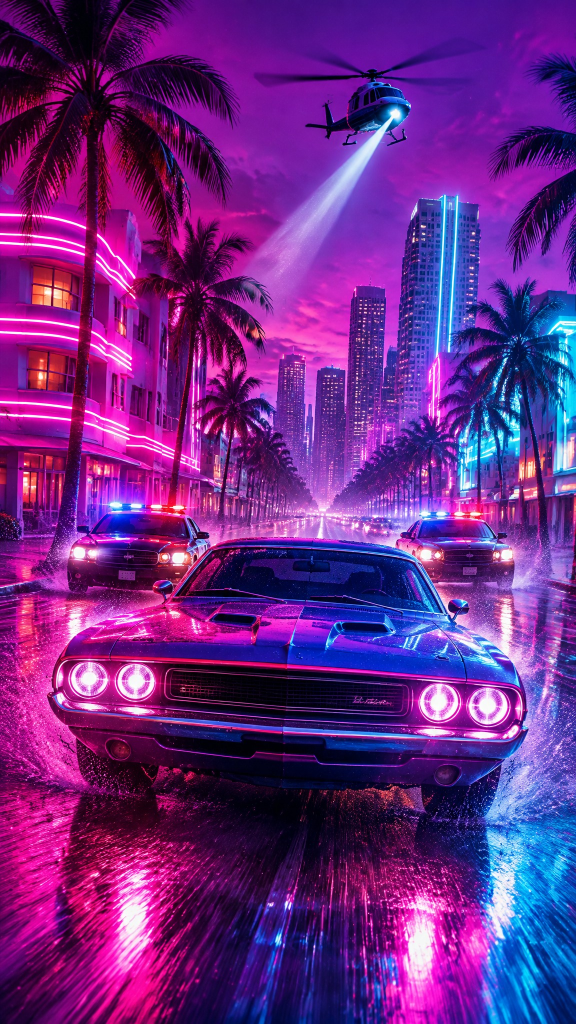
#> input picture app/scenes/noite.jpg, 1152 x 2048 px (shown at 1/2 size); the run also reads 2 pictures not shown here
$ python previews_build.py scenes/noite.jpg
#> lines starting #> are read from the running program, lines starting #| are printed output that depends on the picture
### app/art.py
"""Artes procedurais dos templates GTA Clipadas (desenho próprio, sem material da Rockstar).
Cada função devolve uma imagem RGBA 1080x1920 que é sobreposta ao vídeo."""
import math, random
from pathlib import Path
from PIL import Image, ImageDraw, ImageFilter, ImageFont

from .assets import palm, heli, car, band, SUNSET, _lerp

W, H = 1080, 1920
FONTS = Path(__file__).parent / "fonts"
OUT = Path(__file__).parent / "assets" / "tpl"

PINK = (255, 31, 168); CYAN = (60, 225, 255); YELLOW = (255, 196, 40); ORANGE = (255, 120, 50)
PURPLE = (155, 22, 200); GREEN = (60, 230, 120); RED = (255, 50, 60); BLUE = (40, 110, 255); WHITE = (255, 255, 255)
NEONS = {"rosa": PINK, "ciano": CYAN, "roxo": (190, 70, 255), "verde": GREEN, "laranja": ORANGE, "amarelo": YELLOW}


def font(name, size):
    return ImageFont.truetype(str(FONTS / name), size)


BOWLBY = "BowlbyOne_400Regular.ttf"
ANTON = "Anton_400Regular.ttf"
MONO = "SpecialElite_400Regular.ttf"
SCRIPT = "KaushanScript_400Regular.ttf"


SCENES = Path(__file__).parent / "scenes"
_scene_cache = {}


def scene(name: str) -> Image.Image:
    """Ilustração completa 1080x1920 (praia, noite, marina)."""
    if name not in _scene_cache:
        _scene_cache[name] = Image.open(SCENES / f"{name}.jpg").convert("RGBA").resize((W, H), Image.LANCZOS)
    return _scene_cache[name].copy()


def strip(name: str, y0: int, h: int, dark: float = 0.0) -> Image.Image:
    """Faixa horizontal recortada da ilustração (coordenadas em 1080x1920)."""
    im = scene(name).crop((0, y0, W, y0 + h))
    if dark:
        im.alpha_composite(Image.new("RGBA", im.size, (10, 2, 22, int(255 * dark))))
    return im


def fade_top(im: Image.Image, px: int) -> Image.Image:
    a = im.getchannel("A")
    g = Image.linear_gradient("L").resize((im.width, px))
    mask = Image.new("L", im.size, 255); mask.paste(g, (0, 0))
    im.putalpha(Image.composite(a, Image.new("L", im.size, 0), mask))
    return im


def scene_band(name, sy, h=170):
    b = strip(name, sy, h)
    d = ImageDraw.Draw(b)
    d.rectangle([0, 0, W, 5], fill=(*CYAN, 255)); d.rectangle([0, h - 6, W, h], fill=(*PINK, 255))
    return b


def blank():
    return Image.new("RGBA", (W, H), (0, 0, 0, 0))


def glow_rect(img, box, color, width=8, blur=14, radius=0):
    g = Image.new("RGBA", img.size, (0, 0, 0, 0))
    d = ImageDraw.Draw(g)
    d.rounded_rectangle(box, radius=radius, outline=(*color, 255), width=width + 6)
    g = g.filter(ImageFilter.GaussianBlur(blur))
    img.alpha_composite(g)
    d = ImageDraw.Draw(img)
    d.rounded_rectangle(box, radius=radius, outline=(*color, 255), width=width)
    d.rounded_rectangle([box[0] + width // 2, box[1] + width // 2, box[2] - width // 2, box[3] - width // 2],
                        radius=max(0, radius - 4), outline=(255, 255, 255, 200), width=2)


def glow_line(img, y, color, width=8):
    glow_rect(img, [-20, y - width // 2, W + 20, y + width // 2], color, width=width, blur=16)


def text_center(d, xy, txt, f, fill, stroke=6, stroke_fill=(0, 0, 0), anchor="mm"):
    d.text(xy, txt, font=f, fill=fill, stroke_width=stroke, stroke_fill=stroke_fill, anchor=anchor)


def paste(img, part, x, y):
    img.alpha_composite(part, (int(x), int(y)))


def star(d, cx, cy, r, fill, outline=(0, 0, 0)):
    pts = []
    for i in range(10):
        a = -math.pi / 2 + i * math.pi / 5
        rr = r if i % 2 == 0 else r * 0.45
        pts.append((cx + rr * math.cos(a), cy + rr * math.sin(a)))
    d.polygon(pts, fill=fill, outline=outline)
    d.line(pts + [pts[0]], fill=outline, width=4)


# [14 lines left out: function sunset_bg, not called in this run]


# ---------------- Vice Beach ----------------
def vb_band_at(y, name="praia", sy=1150):
    img = blank(); b = scene_band(name, sy)
    paste(img, b, 0, y - 10); return img


def vb_float():
    img = blank(); d = ImageDraw.Draw(img)
    # moldura da facecam flutuante
    glow_rect(img, (40, 190, 480, 440), PINK, width=8, radius=18)
    bottom = fade_top(strip("praia", 1360, 560), 220)
    paste(img, bottom, 0, H - 560)
    return img


def vb_moldura():
    img = blank(); d = ImageDraw.Draw(img)
    paste(img, strip("praia", 180, 330), 0, 0)
    glow_rect(img, (24, 24, W - 24, H - 24), PINK, width=10, radius=30)
    glow_line(img, 330, CYAN, 6)
    return img


# ---------------- Neon Night ----------------
def neon_night(color):
    img = blank(); d = ImageDraw.Draw(img)
    glow_rect(img, (16, 16, W - 16, H - 16), color, width=8, radius=26)
    glow_line(img, 608, color, 10)
    # placa neon do título
    box = (90, 548, W - 90, 668)
    pl = strip("noite", 760, box[3] - box[1], dark=0.45).crop((box[0], 0, box[2], box[3] - box[1]))
    m = Image.new("L", pl.size, 0); ImageDraw.Draw(m).rounded_rectangle((0, 0, pl.width - 1, pl.height - 1), radius=24, fill=255)
    pl.putalpha(m); paste(img, pl, box[0], box[1])
    glow_rect(img, box, color, width=6, radius=24, blur=12)
    return img


# ---------------- Procurado ----------------
def wanted(n, busted=False):
    img = blank(); d = ImageDraw.Draw(img)
    bar = Image.new("RGBA", (W, H), (0, 0, 0, 0)); bd = ImageDraw.Draw(bar)
    img.alpha_composite(bar)
    paste(img, strip("noite", 960, 200, dark=0.35), 0, 560)
    shade = Image.new("RGBA", (W, H), (0, 0, 0, 0)); ImageDraw.Draw(shade).rectangle([0, 660, W, 760], fill=(0, 0, 0, 150))
    img.alpha_composite(shade); d = ImageDraw.Draw(img)
    glow_line(img, 560, RED, 6); glow_line(img, 760, BLUE, 6)
    for i in range(5):
        cx = W - 110 - i * 110
        star(d, cx, 704, 42, (255, 255, 255, 255) if i < n else (60, 60, 60, 255))
    d.text((60, 704), "PROCURADO", font=font(BOWLBY, 46), fill=(255, 60, 70), stroke_width=5, stroke_fill=(0, 0, 0), anchor="lm")
    if busted:
        for x in range(90, W, 150):
            d.rectangle([x, 0, x + 26, 520], fill=(30, 30, 36, 170))
    return img


def siren(color, side):
    img = blank()
    g = Image.new("RGBA", (W, H), (0, 0, 0, 0)); gd = ImageDraw.Draw(g)
    x0 = -80 if side == "l" else W - 120
    gd.ellipse([x0, 300, x0 + 200, H - 300], fill=(*color, 200))
    img.alpha_composite(g.filter(ImageFilter.GaussianBlur(70)))
    return img


# ---------------- Missão ----------------
def mission_panel(accent=YELLOW):
    img = blank(); d = ImageDraw.Draw(img)
    p = Image.new("RGBA", (W, H), (0, 0, 0, 0)); pd = ImageDraw.Draw(p)
    img.alpha_composite(p)
    paste(img, strip("praia", 1180, 120, dark=0.62), 0, 548)
    d.rectangle([0, 548, 16, 668], fill=(*accent, 255))
    d.rectangle([0, 664, W, 668], fill=(*accent, 255))
    d.text((40, 572), "OBJETIVO", font=font(ANTON, 30), fill=(*accent, 255), anchor="lm")
    return img


# ---------------- Celular ----------------
PHONE = (110, 200, 970, 1780)
SCREEN = (150, 300, 930, 1680)


def phone_body(bg="praia"):
    img = scene(bg) if bg else blank()
    d = ImageDraw.Draw(img)
    sh = Image.new("RGBA", (W, H), (0, 0, 0, 0)); sd = ImageDraw.Draw(sh)
    sd.rounded_rectangle((PHONE[0] + 14, PHONE[1] + 24, PHONE[2] + 14, PHONE[3] + 24), radius=90, fill=(0, 0, 0, 160))
    img.alpha_composite(sh.filter(ImageFilter.GaussianBlur(18)))
    d = ImageDraw.Draw(img)
    d.rounded_rectangle(PHONE, radius=90, fill=(18, 10, 30, 255), outline=(*PINK, 255), width=6)
    # buraco da tela
    hole = Image.new("L", (W, H), 255); hd = ImageDraw.Draw(hole)
    hd.rounded_rectangle(SCREEN, radius=46, fill=0)
    a = img.getchannel("A"); a = Image.composite(a, Image.new("L", (W, H), 0), hole); img.putalpha(a)
    d = ImageDraw.Draw(img)
    d.rounded_rectangle((470, 236, 610, 270), radius=17, fill=(0, 0, 0, 255))  # câmera
    # barra de status
    st = Image.new("RGBA", (W, H), (0, 0, 0, 0)); sd = ImageDraw.Draw(st)
    sd.rectangle((SCREEN[0], SCREEN[1], SCREEN[2], SCREEN[1] + 60), fill=(0, 0, 0, 120))
    sd.text((SCREEN[0] + 40, SCREEN[1] + 30), "19:19", font=font(ANTON, 30), fill=WHITE, anchor="lm")
    sd.text((SCREEN[2] - 40, SCREEN[1] + 30), "5G", font=font(ANTON, 26), fill=WHITE, anchor="rm")
    img.alpha_composite(st)
    return img


PHONE_BG = {"chat": "praia", "chamada": "noite", "social": "marina", "gps": "noite", "foto": "marina", "banco": "praia"}


def phone_ui(kind):
    img = phone_body(PHONE_BG.get(kind, "praia")); d = ImageDraw.Draw(img)
    x0, y0, x1, y1 = SCREEN
    ui = Image.new("RGBA", (W, H), (0, 0, 0, 0)); u = ImageDraw.Draw(ui)
    if kind == "chat":
        u.rectangle((x0, y0 + 60, x1, y0 + 170), fill=(20, 12, 36, 235))
        u.ellipse((x0 + 30, y0 + 80, x0 + 100, y0 + 150), fill=(*PINK, 255))
        u.text((x0 + 120, y0 + 115), "GTA Clipadas", font=font(ANTON, 40), fill=WHITE, anchor="lm")
        u.rounded_rectangle((x0 + 30, y1 - 330, x1 - 30, y1 - 120), radius=36, fill=(255, 255, 255, 240))
        u.rounded_rectangle((x0 + 20, y1 - 100, x1 - 20, y1 - 30), radius=35, fill=(20, 12, 36, 230))
        u.text((x0 + 60, y1 - 65), "Mensagem...", font=font(ANTON, 30), fill=(180, 170, 200), anchor="lm")
    elif kind == "chamada":
        u.rectangle((x0, y0 + 60, x1, y0 + 420), fill=(10, 6, 20, 200))
        u.ellipse((W // 2 - 90, y0 + 100, W // 2 + 90, y0 + 280), fill=(*PINK, 255), outline=WHITE, width=6)
        u.text((W // 2, y0 + 340), "chamando...", font=font(ANTON, 40), fill=WHITE, anchor="mm")
        for cx, col in ((W // 2 - 190, RED), (W // 2 + 190, GREEN)):
            u.ellipse((cx - 70, y1 - 230, cx + 70, y1 - 90), fill=(*col, 255))
    elif kind == "social":
        u.rectangle((x0, y0 + 60, x1, y0 + 160), fill=(0, 0, 0, 150))
        u.ellipse((x0 + 30, y0 + 75, x0 + 100, y0 + 145), fill=(*PINK, 255), outline=(*YELLOW, 255), width=5)
        u.text((x0 + 120, y0 + 110), "gta6clips", font=font(ANTON, 38), fill=WHITE, anchor="lm")
        for i in range(3):
            cy = y1 - 520 + i * 150
            u.ellipse((x1 - 130, cy - 50, x1 - 30, cy + 50), fill=(0, 0, 0, 120))
        hx, hy = x1 - 80, y1 - 522
        u.ellipse((hx - 30, hy - 22, hx + 2, hy + 8), fill=(*PINK, 255)); u.ellipse((hx - 2, hy - 22, hx + 30, hy + 8), fill=(*PINK, 255))
        u.polygon([(hx - 29, hy - 2), (hx + 29, hy - 2), (hx, hy + 30)], fill=(*PINK, 255))
        u.text((x1 - 80, y1 - 440), "1,2 mi", font=font(ANTON, 28), fill=WHITE, anchor="mm")
    elif kind == "gps":
        u.ellipse((x0 + 30, y1 - 330, x0 + 330, y1 - 30), fill=(20, 40, 30, 230), outline=WHITE, width=6)
        u.line([(x0 + 80, y1 - 120), (x0 + 160, y1 - 200), (x0 + 220, y1 - 170), (x0 + 280, y1 - 260)], fill=(*PINK, 255), width=14)
        u.polygon([(x0 + 180, y1 - 165), (x0 + 165, y1 - 205), (x0 + 195, y1 - 205)], fill=WHITE)
        u.rectangle((x0, y0 + 60, x1, y0 + 150), fill=(0, 0, 0, 170))
        u.text((W // 2, y0 + 105), "300 m  •  Vice Beach", font=font(ANTON, 36), fill=WHITE, anchor="mm")
    elif kind == "foto":
        for i in (1, 2):
            u.line([(x0 + (x1 - x0) * i // 3, y0 + 60), (x0 + (x1 - x0) * i // 3, y1)], fill=(255, 255, 255, 110), width=3)
            u.line([(x0, y0 + 60 + (y1 - y0 - 60) * i // 3), (x1, y0 + 60 + (y1 - y0 - 60) * i // 3)], fill=(255, 255, 255, 110), width=3)
        u.ellipse((W // 2 - 70, y1 - 200, W // 2 + 70, y1 - 60), fill=WHITE, outline=(*PINK, 255), width=10)
        u.ellipse((x0 + 40, y0 + 92, x0 + 76, y0 + 128), fill=(*RED, 255)); u.text((x0 + 90, y0 + 110), "REC", font=font(ANTON, 36), fill=(*RED, 255), anchor="lm")
    elif kind == "banco":
        u.rounded_rectangle((x0 + 24, y0 + 90, x1 - 24, y0 + 300), radius=34, fill=(255, 255, 255, 245))
        u.rounded_rectangle((x0 + 50, y0 + 120, x0 + 140, y0 + 210), radius=20, fill=(*GREEN, 255))
        u.text((x0 + 95, y0 + 165), "$", font=font(BOWLBY, 54), fill=WHITE, anchor="mm")
        u.text((x0 + 170, y0 + 145), "PIX RECEBIDO", font=font(ANTON, 34), fill=(20, 20, 30), anchor="lm")
        u.text((x0 + 170, y0 + 200), "R$ 50.000,00", font=font(BOWLBY, 46), fill=(20, 150, 70), anchor="lm")
        u.text((x0 + 50, y0 + 262), "Banco Leonida • agora", font=font(ANTON, 26), fill=(110, 110, 130), anchor="lm")
    img.alpha_composite(ui)
    return img


# ---------------- Rádio / VHS ----------------
def scanlines(alpha=40):
    img = blank(); d = ImageDraw.Draw(img)
    for y in range(0, H, 6):
        d.rectangle([0, y, W, y + 2], fill=(0, 0, 0, alpha))
    return img


def vhs():
    img = scanlines(45); d = ImageDraw.Draw(img)
    f = font(MONO, 56)
    d.polygon([(70, 128), (70, 178), (112, 153)], fill=WHITE, outline=(0, 0, 0))
    d.text((130, 120), "PLAY", font=f, fill=WHITE, stroke_width=3, stroke_fill=(0, 0, 0))
    d.text((W - 130, 120), "REC", font=f, fill=(*RED, 255), stroke_width=3, stroke_fill=(0, 0, 0), anchor="ra")
    d.ellipse((W - 110, 128, W - 66, 172), fill=(*RED, 255), outline=(0, 0, 0), width=3)
    d.text((70, H - 200), "SP  19.NOV.2026", font=font(MONO, 48), fill=WHITE, stroke_width=3, stroke_fill=(0, 0, 0))
    d.text((70, H - 140), "AM 03:19:26", font=font(MONO, 48), fill=WHITE, stroke_width=3, stroke_fill=(0, 0, 0))
    return img


def radio():
    img = blank(); d = ImageDraw.Draw(img)
    p = Image.new("RGBA", (W, H), (0, 0, 0, 0)); pd = ImageDraw.Draw(p)
    pd.rounded_rectangle((30, 520, W - 30, 700), radius=26, fill=(14, 8, 26, 240))
    img.alpha_composite(p)
    glow_rect(img, (30, 520, W - 30, 700), ORANGE, width=5, radius=26, blur=10)
    d = ImageDraw.Draw(img)
    d.rounded_rectangle((60, 545, 330, 675), radius=14, fill=(40, 20, 10, 255), outline=(*ORANGE, 255), width=3)
    d.text((195, 610), "103.7", font=font(MONO, 64), fill=(*ORANGE, 255), anchor="mm")
    for i in range(18):
        x = 370 + i * 34
        d.rectangle([x, 640, x + 4, 675 - (i % 3) * 8], fill=(255, 200, 150, 200))
    d.polygon([(560, 545), (580, 545), (570, 640)], fill=(*RED, 255))
    return img


def fita():
    img = blank(); d = ImageDraw.Draw(img)
    p = Image.new("RGBA", (W, H), (0, 0, 0, 0)); pd = ImageDraw.Draw(p)
    pd.rounded_rectangle((70, 150, W - 70, 600), radius=30, fill=(25, 20, 30, 245), outline=(80, 70, 90, 255), width=6)
    img.alpha_composite(p); d = ImageDraw.Draw(img)
    d.rounded_rectangle((110, 190, W - 110, 400), radius=14, fill=(250, 240, 225, 255))
    for i, c in enumerate((PINK, ORANGE, YELLOW)):
        d.rectangle((110, 190 + i * 22, W - 110, 210 + i * 22), fill=(*c, 255))
    d.rounded_rectangle((300, 430, W - 300, 560), radius=60, fill=(10, 8, 14, 255))
    for cx in (390, W - 390):
        d.ellipse((cx - 45, 450, cx + 45, 540), fill=(240, 240, 240, 255))
        d.ellipse((cx - 18, 477, cx + 18, 513), fill=(10, 8, 14, 255))
    return img


def tv():
    img = scene("praia"); d = ImageDraw.Draw(img)
    body = (50, 560, W - 50, 1300)
    d.rounded_rectangle(body, radius=60, fill=(70, 40, 30, 255), outline=(20, 10, 10, 255), width=8)
    d.rounded_rectangle((90, 620, 990, 1146), radius=50, fill=(10, 10, 10, 255))
    for cx in (300, 540, 780):
        d.ellipse((cx - 34, 1180, cx + 34, 1248), fill=(200, 180, 150, 255), outline=(30, 20, 10, 255), width=5)
    d.line([(400, 560), (300, 380)], fill=(30, 30, 30, 255), width=10)
    d.line([(680, 560), (800, 380)], fill=(30, 30, 30, 255), width=10)
    d.rectangle((300, 1300, 380, 1380), fill=(40, 20, 15, 255)); d.rectangle((700, 1300, 780, 1380), fill=(40, 20, 15, 255))
    hole = Image.new("L", (W, H), 255); ImageDraw.Draw(hole).rounded_rectangle(TV_SCREEN, radius=40, fill=0)
    a = Image.composite(img.getchannel("A"), Image.new("L", (W, H), 0), hole); img.putalpha(a)
    img.alpha_composite(scanlines(35))
    return img


TV_SCREEN = (110, 640, 970, 1126)
BB_SCREEN = (80, 560, 1000, 1078)


def outdoor():
    img = scene("marina"); d = ImageDraw.Draw(img)
    for x in (300, 780):
        d.rectangle((x - 18, 1080, x + 18, H), fill=(20, 8, 30, 255))
    d.rectangle((50, 530, 1030, 1108), fill=(30, 14, 40, 255), outline=(*CYAN, 255), width=8)
    for x in range(120, 1000, 130):
        d.polygon([(x, 530), (x - 20, 500), (x + 20, 500)], fill=(255, 230, 150, 255))
    hole = Image.new("L", (W, H), 255); ImageDraw.Draw(hole).rectangle(BB_SCREEN, fill=0)
    a = Image.composite(img.getchannel("A"), Image.new("L", (W, H), 0), hole); img.putalpha(a)
    return img


def revista():
    img = blank(); d = ImageDraw.Draw(img)
    g = Image.new("RGBA", (W, H), (0, 0, 0, 0)); gp = ImageDraw.Draw(g)
    gp.rectangle((0, 0, W, 420), fill=(0, 0, 0, 90))
    img.alpha_composite(g.filter(ImageFilter.GaussianBlur(30)))
    d.text((W // 2, 190), "GTA CLIPADAS", font=font(BOWLBY, 135), fill=(*PINK, 255), stroke_width=8, stroke_fill=(0, 0, 0), anchor="mm")
    d.text((W // 2, 320), "EDIÇÃO ESPECIAL  •  GTA 6  •  Nº 1", font=font(ANTON, 40), fill=WHITE, stroke_width=3, stroke_fill=(0, 0, 0), anchor="mm")
    d.rectangle((60, 1650, 330, 1720), fill=(*YELLOW, 255))
    d.text((195, 1685), "EXCLUSIVO", font=font(ANTON, 44), fill=(0, 0, 0), anchor="mm")
    d.rectangle((W - 260, H - 160, W - 60, H - 60), fill=WHITE)
    for i in range(18):
        d.rectangle((W - 245 + i * 10, H - 150, W - 241 + i * 10 + (i % 3) * 2, H - 90), fill=(0, 0, 0))
    return img


def build_all(force=False) -> dict:
    """Gera todas as artes uma vez e devolve {nome: caminho}."""
    OUT.mkdir(parents=True, exist_ok=True)
    jobs = {
        "vb_top": lambda: vb_band_at(523, "praia", 1150), "vb_bottom": lambda: vb_band_at(1227, "noite", 600), "vb_float": vb_float,
        "vb_blur": lambda: vb_band_at(360, "marina", 640), "vb_split": lambda: vb_band_at(875, "praia", 1200), "vb_moldura": vb_moldura,
        "mission": mission_panel, "mission_red": lambda: mission_panel(RED), "mission_green": lambda: mission_panel(GREEN),
        "siren_r": lambda: siren(RED, "l"), "siren_b": lambda: siren(BLUE, "r"),
        "vhs": vhs, "radio": radio, "fita": fita, "tv": tv, "outdoor": outdoor, "revista": revista,
    }
    for k, c in NEONS.items():
        jobs[f"neon_{k}"] = (lambda c=c: neon_night(c))
    for n in range(1, 6):
        jobs[f"wanted_{n}"] = (lambda n=n: wanted(n))
    jobs["wanted_busted"] = lambda: wanted(5, busted=True)
    for k in ("chat", "chamada", "social", "gps", "foto", "banco"):
        jobs[f"phone_{k}"] = (lambda k=k: phone_ui(k))
    paths = {f"gtabg_{f.stem}": f for f in (Path(__file__).parent / "assets" / "gtabg").glob("*.png")}
    for name, fn in jobs.items():
        p = OUT / f"{name}.png"
        if force or not p.exists():
            fn().save(p, optimize=True)
        paths[name] = p
    return paths


# [2 lines that do not run on import are left out]

### app/previews_build.py
"""Gera as prévias (imagens) dos 36 templates e 36 legendas a partir de uma cena de exemplo desenhada."""
import shutil, subprocess, tempfile, sys
from pathlib import Path
from PIL import Image, ImageDraw, ImageFilter

from . import art, templates, captions, video
from .assets import palm, car, heli

OUT = Path(__file__).parent / "previews"
SAMPLE = Path(__file__).parent / "assets" / "sample.mp4"
WORDS = [{"word": w, "start": 0.05 + i * 0.32, "end": 0.05 + i * 0.32 + 0.3}
         for i, w in enumerate("MANO ELE PULOU DA PONTE DIRETO NO CARRO DA POLÍCIA".split())]


def scene() -> Image.Image:
    """Cena 1920x1080 tirada da ilustração (perseguição à noite) + facecam no canto."""
    w, h = 1920, 1080
    src = Image.open(Path(__file__).parent / "scenes" / "noite.jpg").convert("RGBA")
    img = src.crop((0, 820, 1152, 820 + 648)).resize((w, h), Image.LANCZOS)
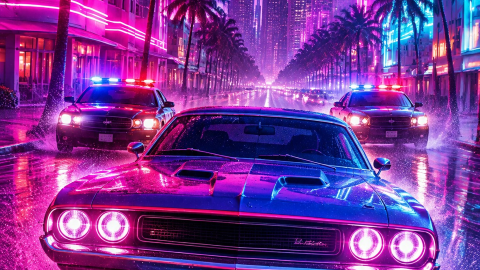
#> img: PIL image 1920x1080 RGBA (shown at 1/4 size); mean R, G, B, A 121.7, 53.3, 147.6, 255
    cw, ch = int(w * 0.3), int(h * 0.3)
    cam = Image.new("RGBA", (cw, ch), (16, 8, 30, 255)); cd = ImageDraw.Draw(cam)
#> after `cam = Image.new('RGBA', (cw, ch), (16, 8, 30, 255))`:
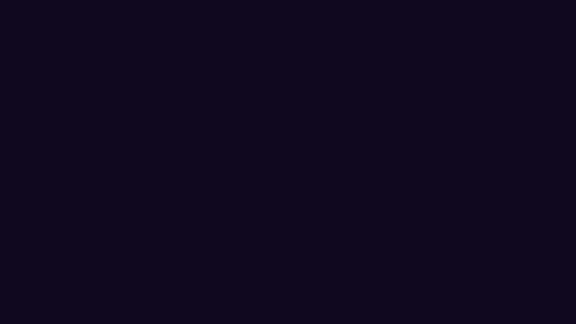
#> cam: PIL image 576x324 RGBA; mean R, G, B, A 16, 8, 30, 255
    glow = Image.new("RGBA", (cw, ch), (0, 0, 0, 0)); gd = ImageDraw.Draw(glow)
    gd.ellipse([cw * 0.45, -60, cw * 1.2, ch * 0.9], fill=(255, 31, 168, 170)); gd.ellipse([-80, ch * 0.3, cw * 0.4, ch * 1.3], fill=(60, 225, 255, 130))
    cam.alpha_composite(glow.filter(ImageFilter.GaussianBlur(40)))
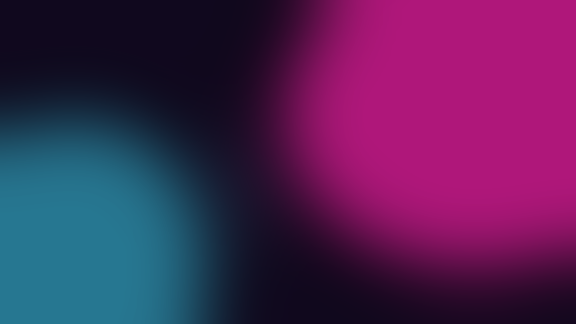
#> cam: PIL image 576x324 RGBA; mean R, G, B, A 79.1, 35.6, 85.8, 255
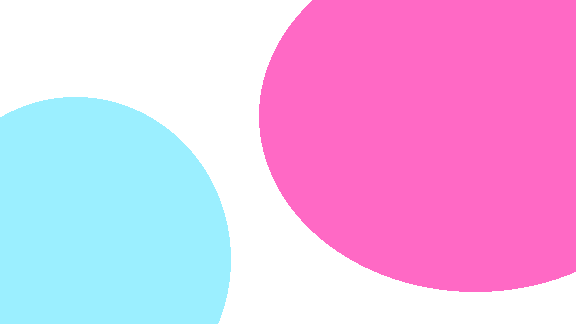
#> glow: PIL image 576x324 RGBA; mean R, G, B, A 126.6, 69.3, 136.8, 106.7; transparent parts drawn white
    cd = ImageDraw.Draw(cam)
    cd.ellipse([cw / 2 - 70, 55, cw / 2 + 70, 205], fill=(12, 6, 20, 255))
    cd.rounded_rectangle([cw / 2 - 160, 215, cw / 2 + 160, ch + 60], radius=70, fill=(12, 6, 20, 255))
    cd.arc([cw / 2 - 92, 35, cw / 2 + 92, 215], 180, 360, fill=(255, 31, 168, 255), width=14)
    cd.rounded_rectangle([cw / 2 - 108, 115, cw / 2 - 76, 175], radius=10, fill=(255, 31, 168, 255))
    cd.rounded_rectangle([cw / 2 + 76, 115, cw / 2 + 108, 175], radius=10, fill=(255, 31, 168, 255))
    img.alpha_composite(cam, (0, 0))
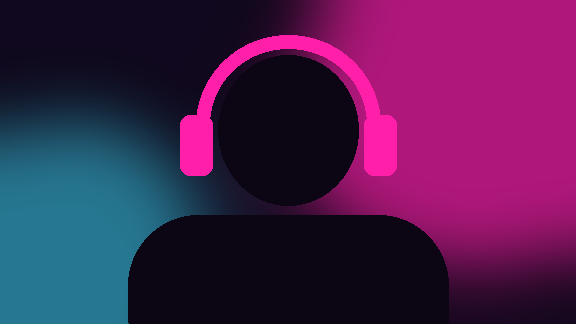
#> cam: PIL image 576x324 RGBA; mean R, G, B, A 74.1, 30.4, 77.3, 255
    return img


def make_sample():
    SAMPLE.parent.mkdir(exist_ok=True)
    tmp = Path(tempfile.mkdtemp())
    scene().convert("RGB").save(tmp / "scene.png")
#> (the rest of the program and of its run is left out)
